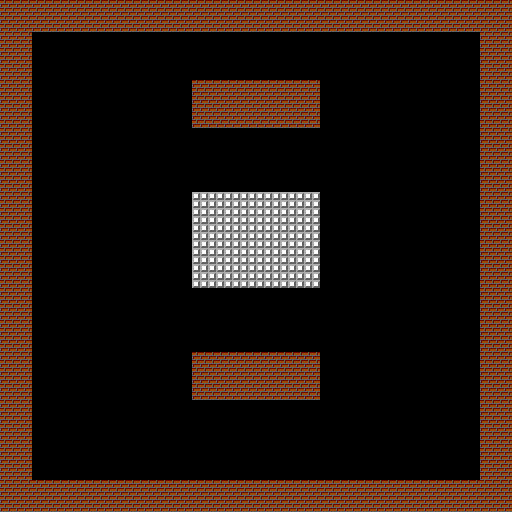

Rendered tile map (Tiled .tmx) drawn with the repository's tilesets; below, a short description and the full map source, tile grids included:
An orthogonal 32x32 tile map with 16x16 px tiles, 1 tile layer (Tile Layer 1).

<map version="1.0" orientation="orthogonal" renderorder="right-down" width="32" height="32" tilewidth="16" tileheight="16" nextobjectid="1">
 <tileset firstgid="1" name="battlecity" tilewidth="16" tileheight="16" tilecount="400" columns="25">
  <image source="battlecity.png" trans="000000" width="400" height="256" />
 </tileset>
 <layer name="Tile Layer 1" width="32" height="32">
  <data encoding="csv">
17,17,17,17,17,17,17,17,17,17,17,17,17,17,17,17,17,17,17,17,17,17,17,17,17,17,17,17,17,17,17,17,
17,17,17,17,17,17,17,17,17,17,17,17,17,17,17,17,17,17,17,17,17,17,17,17,17,17,17,17,17,17,17,17,
17,17,0,0,0,0,0,0,0,0,0,0,0,0,0,0,0,0,0,0,0,0,0,0,0,0,0,0,0,0,17,17,
17,17,0,0,0,0,0,0,0,0,0,0,0,0,0,0,0,0,0,0,0,0,0,0,0,0,0,0,0,0,17,17,
17,17,0,0,0,0,0,0,0,0,0,0,0,0,0,0,0,0,0,0,0,0,0,0,0,0,0,0,0,0,17,17,
17,17,0,0,0,0,0,0,0,0,0,0,17,17,17,17,17,17,17,17,0,0,0,0,0,0,0,0,0,0,17,17,
17,17,0,0,0,0,0,0,0,0,0,0,17,17,17,17,17,17,17,17,0,0,0,0,0,0,0,0,0,0,17,17,
17,17,0,0,0,0,0,0,0,0,0,0,17,17,17,17,17,17,17,17,0,0,0,0,0,0,0,0,0,0,17,17,
17,17,0,0,0,0,0,0,0,0,0,0,0,0,0,0,0,0,0,0,0,0,0,0,0,0,0,0,0,0,17,17,
17,17,0,0,0,0,0,0,0,0,0,0,0,0,0,0,0,0,0,0,0,0,0,0,0,0,0,0,0,0,17,17,
17,17,0,0,0,0,0,0,0,0,0,0,0,0,0,0,0,0,0,0,0,0,0,0,0,0,0,0,0,0,17,17,
17,17,0,0,0,0,0,0,0,0,0,0,0,0,0,0,0,0,0,0,0,0,0,0,0,0,0,0,0,0,17,17,
17,17,0,0,0,0,0,0,0,0,0,0,42,42,42,42,42,42,42,42,0,0,0,0,0,0,0,0,0,0,17,17,
17,17,0,0,0,0,0,0,0,0,0,0,42,42,42,42,42,42,42,42,0,0,0,0,0,0,0,0,0,0,17,17,
17,17,0,0,0,0,0,0,0,0,0,0,42,42,42,42,42,42,42,42,0,0,0,0,0,0,0,0,0,0,17,17,
17,17,0,0,0,0,0,0,0,0,0,0,42,42,42,42,42,42,42,42,0,0,0,0,0,0,0,0,0,0,17,17,
17,17,0,0,0,0,0,0,0,0,0,0,42,42,42,42,42,42,42,42,0,0,0,0,0,0,0,0,0,0,17,17,
17,17,0,0,0,0,0,0,0,0,0,0,42,42,42,42,42,42,42,42,0,0,0,0,0,0,0,0,0,0,17,17,
17,17,0,0,0,0,0,0,0,0,0,0,0,0,0,0,0,0,0,0,0,0,0,0,0,0,0,0,0,0,17,17,
17,17,0,0,0,0,0,0,0,0,0,0,0,0,0,0,0,0,0,0,0,0,0,0,0,0,0,0,0,0,17,17,
17,17,0,0,0,0,0,0,0,0,0,0,0,0,0,0,0,0,0,0,0,0,0,0,0,0,0,0,0,0,17,17,
17,17,0,0,0,0,0,0,0,0,0,0,0,0,0,0,0,0,0,0,0,0,0,0,0,0,0,0,0,0,17,17,
17,17,0,0,0,0,0,0,0,0,0,0,17,17,17,17,17,17,17,17,0,0,0,0,0,0,0,0,0,0,17,17,
17,17,0,0,0,0,0,0,0,0,0,0,17,17,17,17,17,17,17,17,0,0,0,0,0,0,0,0,0,0,17,17,
17,17,0,0,0,0,0,0,0,0,0,0,17,17,17,17,17,17,17,17,0,0,0,0,0,0,0,0,0,0,17,17,
17,17,0,0,0,0,0,0,0,0,0,0,0,0,0,0,0,0,0,0,0,0,0,0,0,0,0,0,0,0,17,17,
17,17,0,0,0,0,0,0,0,0,0,0,0,0,0,0,0,0,0,0,0,0,0,0,0,0,0,0,0,0,17,17,
17,17,0,0,0,0,0,0,0,0,0,0,0,0,0,0,0,0,0,0,0,0,0,0,0,0,0,0,0,0,17,17,
17,17,0,0,0,0,0,0,0,0,0,0,0,0,0,0,0,0,0,0,0,0,0,0,0,0,0,0,0,0,17,17,
17,17,0,0,0,0,0,0,0,0,0,0,0,0,0,0,0,0,0,0,0,0,0,0,0,0,0,0,0,0,17,17,
17,17,17,17,17,17,17,17,17,17,17,17,17,17,17,17,17,17,17,17,17,17,17,17,17,17,17,17,17,17,17,17,
17,17,17,17,17,17,17,17,17,17,17,17,17,17,17,17,17,17,17,17,17,17,17,17,17,17,17,17,17,17,17,17
</data>
 </layer>
</map>
